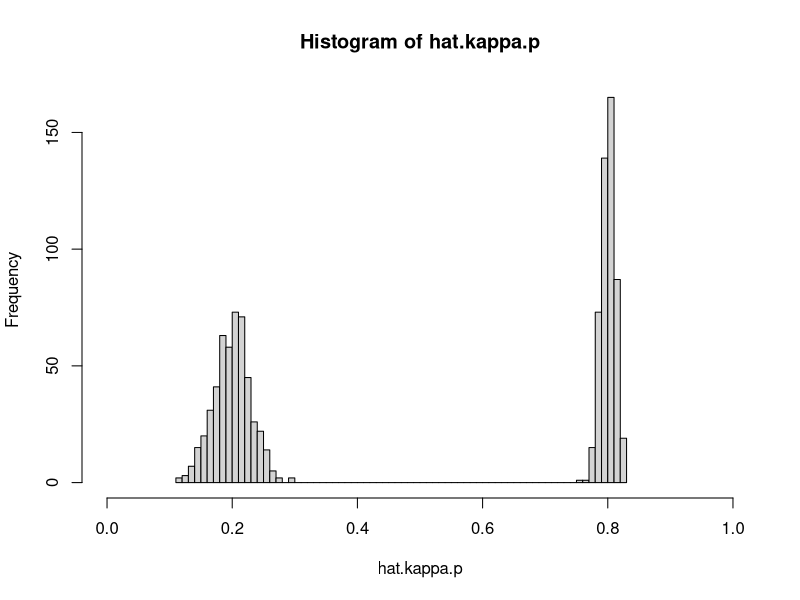
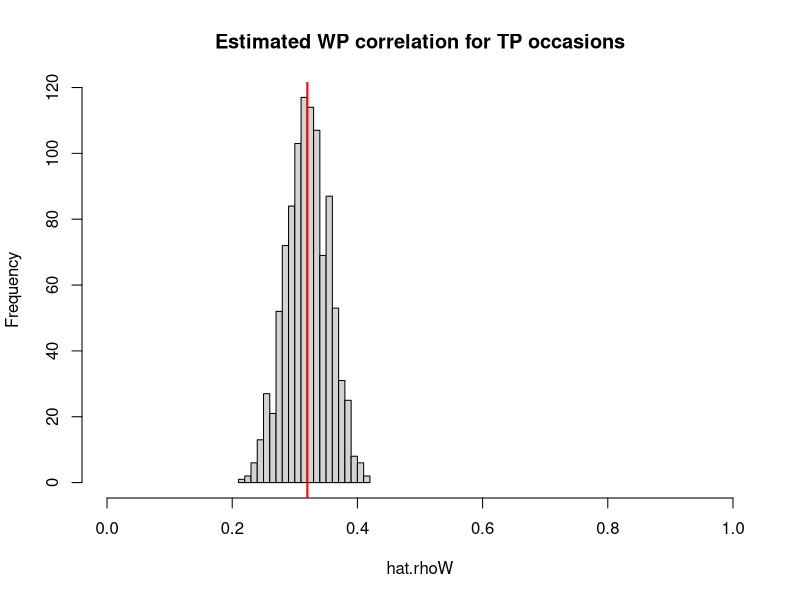
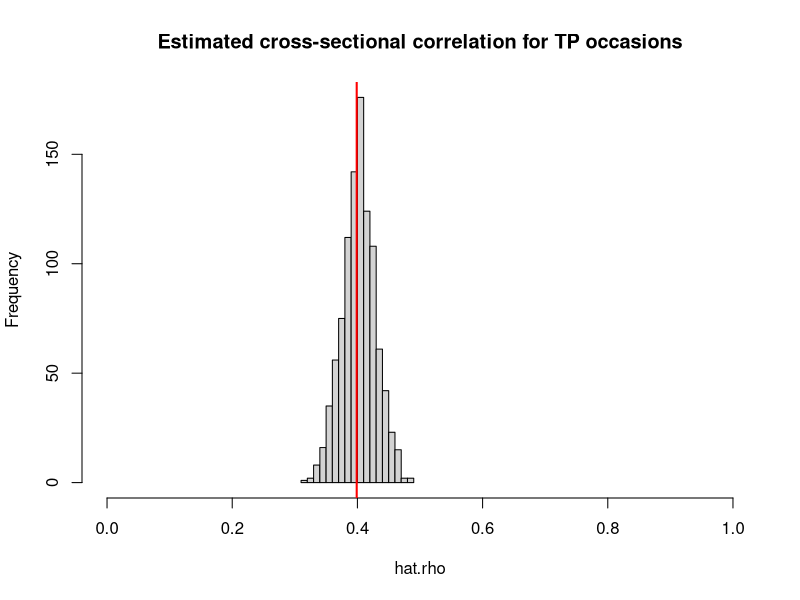
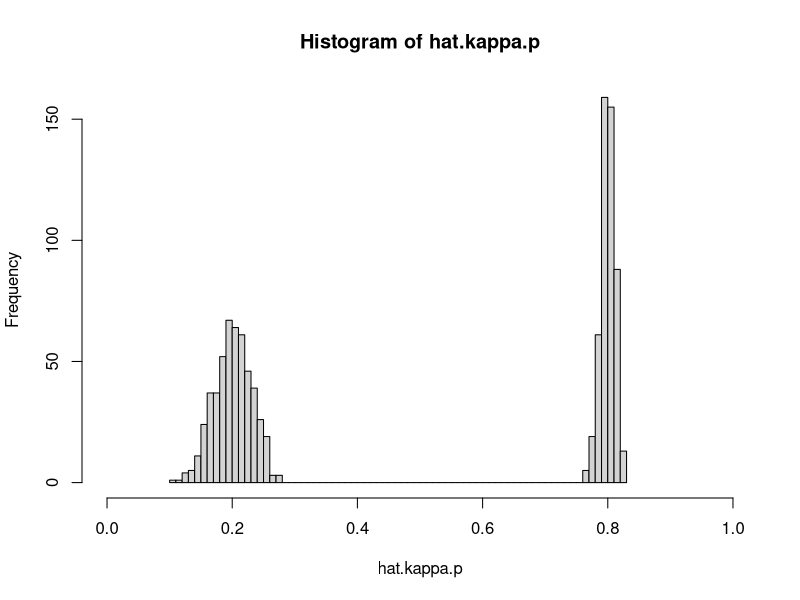
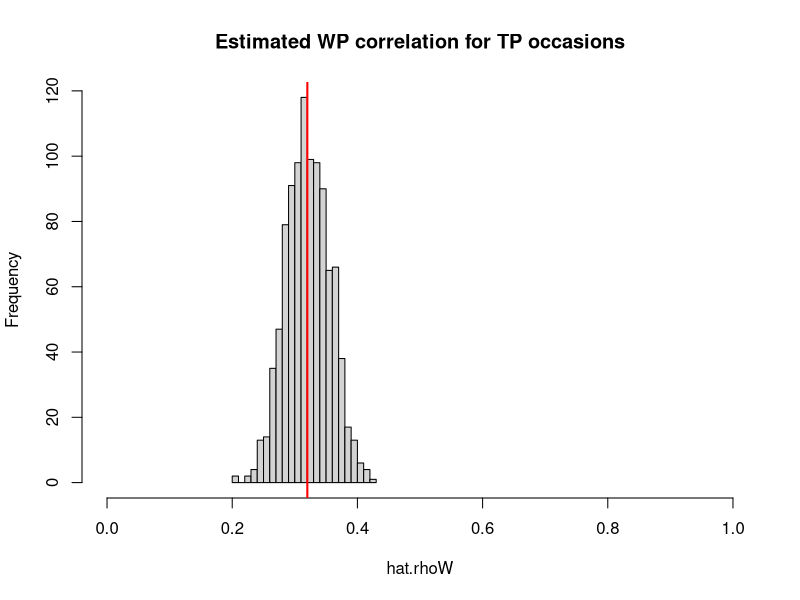
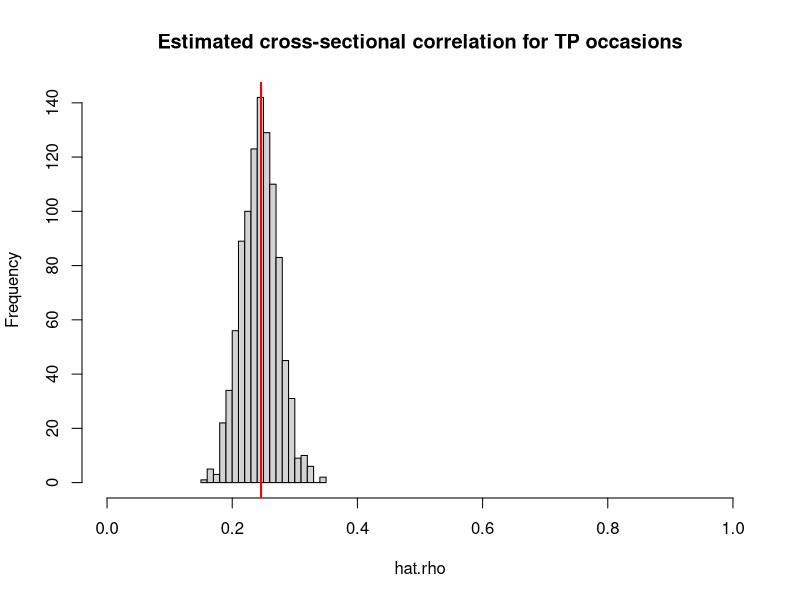
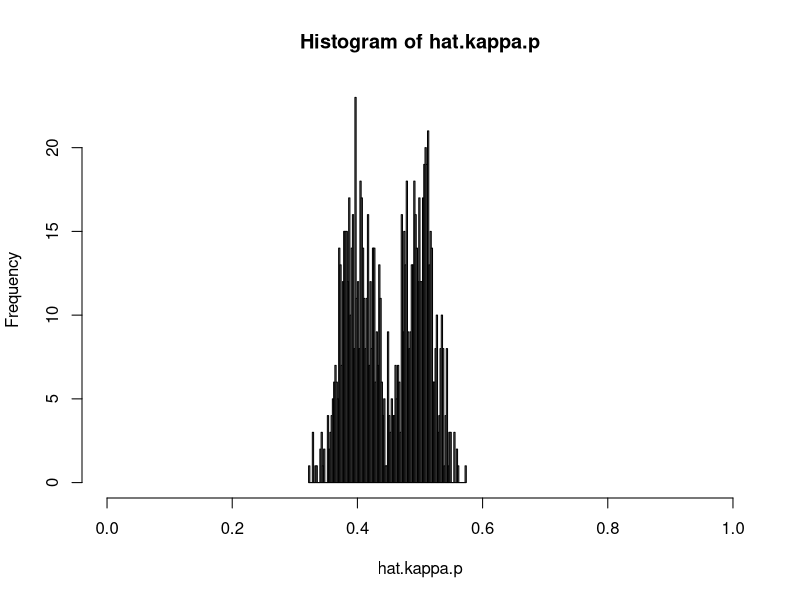
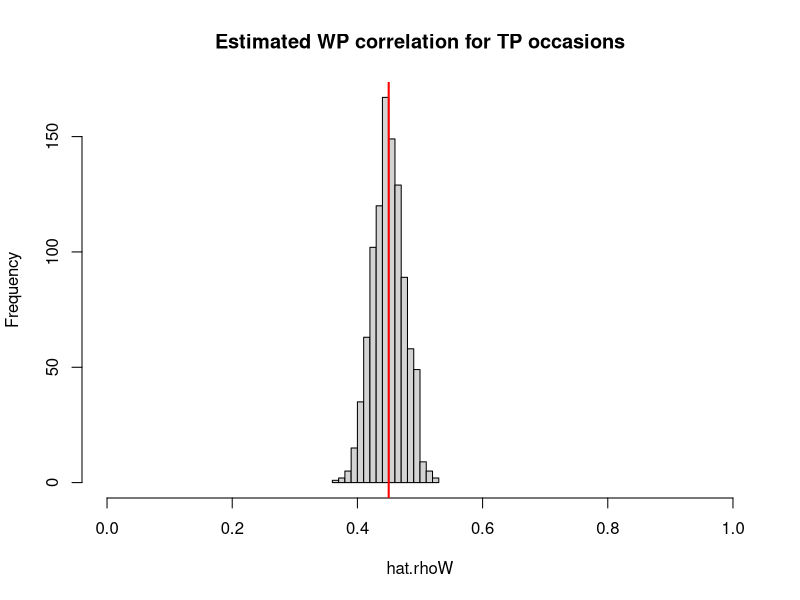

The R source for these figures, in order:
## ---- chunk 1
# Specify two person-specific covariance matrices for two subpopulations
cov.mat1 <- matrix(c(1.25,1,1,1.25),2,2)
cov.mat2 <- matrix(c(5,1,1,5),2,2)
## ---- chunk 2
# The average person-specific correlation can be determined
kappa1 <- cov.mat1[2,1]/(sqrt(cov.mat1[1,1])*sqrt(cov.mat1[2,2]))
kappa2 <- cov.mat2[2,1]/(sqrt(cov.mat2[1,1])*sqrt(cov.mat2[2,2]))
kappa <- (kappa1+kappa2)/2
kappa
## ---- chunk 3
# Determine the average person-specific variances and covariance
var.wX <- (cov.mat1[1,1] + cov.mat2[1,1])/2
var.wY <- (cov.mat1[2,2] + cov.mat2[2,2])/2
cov.wXwY <- (cov.mat1[2,1]+cov.mat2[2,1])/2

# From these the within-person correlation can be computed:
rhoW <- cov.wXwY/(sqrt(var.wX)*sqrt(var.wY))
rhoW
## ---- chunk 4
# Specify the correlation at the between-person level
# and choose the intraclass correlations for X and Y
rhoB <- 0.5
icc.X <- 0.4
icc.Y <- 0.5
## ---- chunk 5
# Compute the between-person variances based on the icc's and the average 
# person-specific variances
var.bX <- icc.X*var.wX/(1-icc.X)
var.bX
var.bY <- icc.Y*var.wY/(1-icc.Y)
var.bY

# Compute the between-person covariance based on the between-person correlation
# and the between-person variances
cov.bXbY <- rhoB*sqrt(var.bX)*sqrt(var.bY)
cov.bXbY

# Place these values in a covariance matrix
cov.mat.B <- matrix(c(var.bX,cov.bXbY,cov.bXbY,var.bY),2,2)
## ---- chunk 6
# Compute the cross-sectional correlation
rho <- sqrt(icc.X)*sqrt(icc.Y)*rhoB + sqrt(1-icc.X)*sqrt(1-icc.Y)*rhoW
rho
## ---- chunk 7
library(mvtnorm)

set.seed(8427)

# Total sample size
N <- 1000   # number pf persons
TP <- 1000   # number of time points
## ---- chunk 8
# Place the between-person covariance and variances in a matrix, and use this
# to simulate the person-specific means (between-person components)
cov.mat.B <- matrix(c(var.bX,cov.bXbY,cov.bXbY,var.bY),2,2)
means.XY <- rmvnorm(N,mean = c(0,0),sigma = cov.mat.B)
cov(means.XY) 
cor(means.XY)
## ---- chunk 9
# Create two matrices to contain the scores on X and Y 
# for TP repeated measures (rows) and for N persons (columns)
X <- matrix(,TP,N)
Y <- matrix(,TP,N)

## ---- chunk 10
# Create data for the first subpopulation
for (i in 1:(N/2))
{ Z <- rmvnorm(TP, mean = means.XY[i,], sigma = cov.mat1)
  X[,i] <- Z[,1] 
  Y[,i] <- Z[,2]
}

# Create data fro the second subpopulation
for (i in ((N/2)+1):N)
{ Z <- rmvnorm(TP, mean = means.XY[i,], sigma = cov.mat2)
  X[,i] <- Z[,1]
  Y[,i] <- Z[,2]
}
## ---- chunk 11
# Create matrices to contain estimates of the person-specific 
# means and correlations for N persons
hat.means.XY <- matrix(,N,2)
hat.kappa.p <- matrix(,N,1)
## ---- chunk 12
# Create matrices to contain estimates of the person-specific 
# means and correlations for N persons
for (p in 1:N)
{ Xp <- X[,p]
  Yp <- Y[,p]
  hat.means.XY[p,] <- c(mean(Xp),mean(Yp))
  hat.kappa.p[p,1] <- cor(Xp,Yp)
}
# Average person-specific correlation:
mean(hat.kappa.p)
# Compare to true value:
kappa
# Histogram
hist(hat.kappa.p, breaks=100, xlim=c(0,1))
## ---- chunk 13
# Average person-specific correlation:
mean(hat.kappa.p)
# Compare to true value:
kappa
## ---- chunk 14
# Between-person correlation 
cor(hat.means.XY)
# Compare to true value:
rhoB
## ---- chunk 15
# Create matrices to contain estimates of the within-person correlation 
# and the cross-sectional correlation
hat.rhoW <- matrix(,TP,1)
hat.rho <- matrix(,TP,1)
## ---- chunk 16
# Create matrices to contain estimates of the person-specific 
# means and correlations for N persons
for (t in 1:TP)
{ Xt <- X[t,]
  Yt <- Y[t,]
  WXt <- X[t,] - hat.means.XY[,1]
  WYt <- Y[t,] - hat.means.XY[,2]
  hat.rhoW[t,] <- cor(WXt,WYt)
  hat.rho[t,] <- cor(Xt,Yt)
}
# Average person-specific correlation:
mean(hat.rhoW)
mean(hat.rho)

hist(hat.rhoW, breaks=20, xlim=c(0,1), 
     main="Estimated WP correlation for TP occasions")
abline(v=rhoW, col="red", lwd=2)
hist(hat.rho, breaks=20, xlim=c(0,1), 
     main="Estimated cross-sectional correlation for TP occasions")
abline(v=rho, col="red", lwd=2)
## ---- chunk 17
# Cross-sectional correlation for the first wave (reported in the paper)
hat.rho[1,1]

## ---- chunk 18
# Specify two person-specific covariance matrices for two subpopulations
cov.mat1 <- matrix(c(1.25,1,1,1.25),2,2)
cov.mat2 <- matrix(c(5,1,1,5),2,2)
## ---- chunk 19
# The average person-specific correlation can be determined
kappa1 <- cov.mat1[2,1]/(sqrt(cov.mat1[1,1])*sqrt(cov.mat1[2,2]))
kappa2 <- cov.mat2[2,1]/(sqrt(cov.mat2[1,1])*sqrt(cov.mat2[2,2]))
kappa <- (kappa1+kappa2)/2
kappa
## ---- chunk 20
# Determine the average person-specific variances and covariance
var.wX <- (cov.mat1[1,1] + cov.mat2[1,1])/2
var.wY <- (cov.mat1[2,2] + cov.mat2[2,2])/2
cov.wXwY <- (cov.mat1[2,1]+cov.mat2[2,1])/2

# From these the within-person correlation can be computed:
rhoW <- cov.wXwY/(sqrt(var.wX)*sqrt(var.wY))
rhoW
## ---- chunk 21
# Specify the correlation at the between-person level
# and choose the intraclass correlations for X and Y
rhoB <- 0.5
icc.X <- 0.1
icc.Y <- 0.9
## ---- chunk 22
# Compute the between-person variances based on the icc's and the average 
# person-specific variances
var.bX <- icc.X*var.wX/(1-icc.X)
var.bX
var.bY <- icc.Y*var.wY/(1-icc.Y)
var.bY

# Compute the between-person covariance based on the between-person correlation
# and the between-person variances
cov.bXbY <- rhoB*sqrt(var.bX)*sqrt(var.bY)
cov.bXbY

# Place these values in a covariance matrix
cov.mat.B <- matrix(c(var.bX,cov.bXbY,cov.bXbY,var.bY),2,2)
## ---- chunk 23
# Compute the cross-sectional correlation
rho <- sqrt(icc.X)*sqrt(icc.Y)*rhoB + sqrt(1-icc.X)*sqrt(1-icc.Y)*rhoW
rho
## ---- chunk 24
set.seed(3482)

# Total sample size
N <- 1000   # number pf persons
TP <- 1000   # number of time points
## ---- chunk 25
# Place the between-person covariance and variances in a matrix, and use this
# to simulate the person-specific means (between-person components)
cov.mat.B <- matrix(c(var.bX,cov.bXbY,cov.bXbY,var.bY),2,2)
means.XY <- rmvnorm(N,mean = c(0,0),sigma = cov.mat.B)
cov(means.XY) 
cor(means.XY)
## ---- chunk 26
# Create two matrices to contain the scores on X and Y 
# for TP repeated measures (rows) and for N persons (columns)
X <- matrix(,TP,N)
Y <- matrix(,TP,N)

## ---- chunk 27
# Create data for the first subpopulation
for (i in 1:(N/2))
{ Z <- rmvnorm(TP, mean = means.XY[i,], sigma = cov.mat1)
  X[,i] <- Z[,1] 
  Y[,i] <- Z[,2]
}

# Create data fro the second subpopulation
for (i in ((N/2)+1):N)
{ Z <- rmvnorm(TP, mean = means.XY[i,], sigma = cov.mat2)
  X[,i] <- Z[,1]
  Y[,i] <- Z[,2]
}
## ---- chunk 28
# Create matrices to contain estimates of the person-specific 
# means and correlations for N persons
hat.means.XY <- matrix(,N,2)
hat.kappa.p <- matrix(,N,1)
## ---- chunk 29
# Create matrices to contain estimates of the person-specific 
# means and correlations for N persons
for (p in 1:N)
{ Xp <- X[,p]
  Yp <- Y[,p]
  hat.means.XY[p,] <- c(mean(Xp),mean(Yp))
  hat.kappa.p[p,1] <- cor(Xp,Yp)
}
# Average person-specific correlation:
mean(hat.kappa.p)
# Compare to true value:
kappa
# Histogram
hist(hat.kappa.p, breaks=100, xlim=c(0,1))
## ---- chunk 30
# Average person-specific correlation:
mean(hat.kappa.p)
# Compare to true value:
kappa
## ---- chunk 31
# Between-person correlation 
cor(hat.means.XY)
# Compare to true value:
rhoB
## ---- chunk 32
# Create matrices to contain estimates of the within-person correlation 
# and the cross-sectional correlation
hat.rhoW <- matrix(,TP,1)
hat.rho <- matrix(,TP,1)
## ---- chunk 33
# Create matrices to contain estimates of the person-specific 
# means and correlations for N persons
for (t in 1:TP)
{ Xt <- X[t,]
  Yt <- Y[t,]
  WXt <- X[t,] - hat.means.XY[,1]
  WYt <- Y[t,] - hat.means.XY[,2]
  hat.rhoW[t,] <- cor(WXt,WYt)
  hat.rho[t,] <- cor(Xt,Yt)
}
# Average person-specific correlation:
mean(hat.rhoW)
mean(hat.rho)

hist(hat.rhoW, breaks=20, xlim=c(0,1), 
     main="Estimated WP correlation for TP occasions")
abline(v=rhoW, col="red", lwd=2)
hist(hat.rho, breaks=20, xlim=c(0,1), 
     main="Estimated cross-sectional correlation for TP occasions")
abline(v=rho, col="red", lwd=2)
## ---- chunk 34
# Cross-sectional correlation for the first wave (reported in the paper)
hat.rho[1,1]

## ---- chunk 35
# Specify two person-specific covariance matrices for two subpopulations
cov.mat1 <- matrix(c(10,5,5,10),2,2)
cov.mat2 <- matrix(c(10,4,4,10),2,2)
## ---- chunk 36
# The average person-specific correlation can be determined
kappa1 <- cov.mat1[2,1]/(sqrt(cov.mat1[1,1])*sqrt(cov.mat1[2,2]))
kappa2 <- cov.mat2[2,1]/(sqrt(cov.mat2[1,1])*sqrt(cov.mat2[2,2]))
kappa <- (kappa1+kappa2)/2
kappa
## ---- chunk 37
# Determine the average person-specific variances and covariance
var.wX <- (cov.mat1[1,1] + cov.mat2[1,1])/2
var.wY <- (cov.mat1[2,2] + cov.mat2[2,2])/2
cov.wXwY <- (cov.mat1[2,1]+cov.mat2[2,1])/2

# From these the within-person correlation can be computed:
rhoW <- cov.wXwY/(sqrt(var.wX)*sqrt(var.wY))
rhoW
## ---- chunk 38
# Specify the correlation at the between-person level
# and choose the intraclass correlations for X and Y
rhoB <- 0.45
icc.X <- 0.2
icc.Y <- 0.8
## ---- chunk 39
# Compute the between-person variances based on the icc's and the average 
# person-specific variances
var.bX <- icc.X*var.wX/(1-icc.X)
var.bX
var.bY <- icc.Y*var.wY/(1-icc.Y)
var.bY

# Compute the between-person covariance based on the between-person correlation
# and the between-person variances
cov.bXbY <- rhoB*sqrt(var.bX)*sqrt(var.bY)
cov.bXbY

# Place these values in a covariance matrix
cov.mat.B <- matrix(c(var.bX,cov.bXbY,cov.bXbY,var.bY),2,2)
## ---- chunk 40
# Compute the cross-sectional correlation
rho <- sqrt(icc.X)*sqrt(icc.Y)*rhoB + sqrt(1-icc.X)*sqrt(1-icc.Y)*rhoW
rho
## ---- chunk 41
set.seed(4497)

# Total sample size
N <- 1000   # number pf persons
TP <- 1000   # number of time points
## ---- chunk 42
# Place the between-person covariance and variances in a matrix, and use this
# to simulate the person-specific means (between-person components)
cov.mat.B <- matrix(c(var.bX,cov.bXbY,cov.bXbY,var.bY),2,2)
means.XY <- rmvnorm(N,mean = c(0,0),sigma = cov.mat.B)
cov(means.XY) 
cor(means.XY)
## ---- chunk 43
# Create two matrices to contain the scores on X and Y 
# for TP repeated measures (rows) and for N persons (columns)
X <- matrix(,TP,N)
Y <- matrix(,TP,N)

## ---- chunk 44
# Create data for the first subpopulation
for (i in 1:(N/2))
{ Z <- rmvnorm(TP, mean = means.XY[i,], sigma = cov.mat1)
  X[,i] <- Z[,1] 
  Y[,i] <- Z[,2]
}

# Create data fro the second subpopulation
for (i in ((N/2)+1):N)
{ Z <- rmvnorm(TP, mean = means.XY[i,], sigma = cov.mat2)
  X[,i] <- Z[,1]
  Y[,i] <- Z[,2]
}
## ---- chunk 45
# Create matrices to contain estimates of the person-specific 
# means and correlations for N persons
hat.means.XY <- matrix(,N,2)
hat.kappa.p <- matrix(,N,1)
## ---- chunk 46
# Create matrices to contain estimates of the person-specific 
# means and correlations for N persons
for (p in 1:N)
{ Xp <- X[,p]
  Yp <- Y[,p]
  hat.means.XY[p,] <- c(mean(Xp),mean(Yp))
  hat.kappa.p[p,1] <- cor(Xp,Yp)
}
# Average person-specific correlation:
mean(hat.kappa.p)
# Compare to true value:
kappa
# Histogram
hist(hat.kappa.p, breaks=100, xlim=c(0,1))
## ---- chunk 47
# Average person-specific correlation:
mean(hat.kappa.p)
# Compare to true value:
kappa
## ---- chunk 48
# Between-person correlation 
cor(hat.means.XY)
# Compare to true value:
rhoB
## ---- chunk 49
# Create matrices to contain estimates of the within-person correlation 
# and the cross-sectional correlation
hat.rhoW <- matrix(,TP,1)
hat.rho <- matrix(,TP,1)
## ---- chunk 50
# Create matrices to contain estimates of the person-specific 
# means and correlations for N persons
for (t in 1:TP)
{ Xt <- X[t,]
  Yt <- Y[t,]
  WXt <- X[t,] - hat.means.XY[,1]
  WYt <- Y[t,] - hat.means.XY[,2]
  hat.rhoW[t,] <- cor(WXt,WYt)
  hat.rho[t,] <- cor(Xt,Yt)
}
# Average person-specific correlation:
mean(hat.rhoW)
mean(hat.rho)

hist(hat.rhoW, breaks=20, xlim=c(0,1), 
     main="Estimated WP correlation for TP occasions")
abline(v=rhoW, col="red", lwd=2)
hist(hat.rho, breaks=20, xlim=c(0,1), 
     main="Estimated cross-sectional correlation for TP occasions")
abline(v=rho, col="red", lwd=2)
## ---- chunk 51
# Cross-sectional correlation for the first wave (reported in the paper)
hat.rho[1,1]

## ---- chunk 52
# Specify two person-specific covariance matrices for two subpopulations
cov.mat1 <- matrix(c(2,1,1,2),2,2)
cov.mat2 <- matrix(c(10,5,5,10),2,2)
## ---- chunk 53
# The average person-specific correlation can be determined
kappa1 <- cov.mat1[2,1]/(sqrt(cov.mat1[1,1])*sqrt(cov.mat1[2,2]))
kappa2 <- cov.mat2[2,1]/(sqrt(cov.mat2[1,1])*sqrt(cov.mat2[2,2]))
kappa <- (kappa1+kappa2)/2
kappa
## ---- chunk 54
# Determine the average person-specific variances and covariance
var.wX <- (cov.mat1[1,1] + cov.mat2[1,1])/2
var.wY <- (cov.mat1[2,2] + cov.mat2[2,2])/2
cov.wXwY <- (cov.mat1[2,1]+cov.mat2[2,1])/2

# From these the within-person correlation can be computed:
rhoW <- cov.wXwY/(sqrt(var.wX)*sqrt(var.wY))
rhoW
## ---- chunk 55
# Specify the correlation at the between-person level
# and choose the intraclass correlations for X and Y
rhoB <- 0.5
icc.X <- 0.2
icc.Y <- 0.8
## ---- chunk 56
# Compute the between-person variances based on the icc's and the average 
# person-specific variances
var.bX <- icc.X*var.wX/(1-icc.X)
var.bX
var.bY <- icc.Y*var.wY/(1-icc.Y)
var.bY

# Compute the between-person covariance based on the between-person correlation
# and the between-person variances
cov.bXbY <- rhoB*sqrt(var.bX)*sqrt(var.bY)
cov.bXbY

# Place these values in a covariance matrix
cov.mat.B <- matrix(c(var.bX,cov.bXbY,cov.bXbY,var.bY),2,2)
## ---- chunk 57
# Compute the cross-sectional correlation
rho <- sqrt(icc.X)*sqrt(icc.Y)*rhoB + sqrt(1-icc.X)*sqrt(1-icc.Y)*rhoW
rho
## ---- chunk 58
set.seed(9517)

# Total sample size
N <- 1000   # number pf persons
TP <- 1000   # number of time points
## ---- chunk 59
# Place the between-person covariance and variances in a matrix, and use this
# to simulate the person-specific means (between-person components)
cov.mat.B <- matrix(c(var.bX,cov.bXbY,cov.bXbY,var.bY),2,2)
means.XY <- rmvnorm(N,mean = c(0,0),sigma = cov.mat.B)
cov(means.XY) 
cor(means.XY)
## ---- chunk 60
# Create two matrices to contain the scores on X and Y 
# for TP repeated measures (rows) and for N persons (columns)
X <- matrix(,TP,N)
Y <- matrix(,TP,N)

## ---- chunk 61
# Create data for the first subpopulation
for (i in 1:(N/2))
{ Z <- rmvnorm(TP, mean = means.XY[i,], sigma = cov.mat1)
  X[,i] <- Z[,1] 
  Y[,i] <- Z[,2]
}

# Create data fro the second subpopulation
for (i in ((N/2)+1):N)
{ Z <- rmvnorm(TP, mean = means.XY[i,], sigma = cov.mat2)
  X[,i] <- Z[,1]
  Y[,i] <- Z[,2]
}
## ---- chunk 62
# Create matrices to contain estimates of the person-specific 
# means and correlations for N persons
hat.means.XY <- matrix(,N,2)
hat.kappa.p <- matrix(,N,1)
## ---- chunk 63
# Create matrices to contain estimates of the person-specific 
# means and correlations for N persons
for (p in 1:N)
{ Xp <- X[,p]
  Yp <- Y[,p]
  hat.means.XY[p,] <- c(mean(Xp),mean(Yp))
  hat.kappa.p[p,1] <- cor(Xp,Yp)
}
# Average person-specific correlation:
mean(hat.kappa.p)
# Compare to true value:
kappa
# Histogram
hist(hat.kappa.p, breaks=100, xlim=c(0,1))
## ---- chunk 64
# Average person-specific correlation:
mean(hat.kappa.p)
# Compare to true value:
kappa
## ---- chunk 65
# Between-person correlation 
cor(hat.means.XY)
# Compare to true value:
rhoB
## ---- chunk 66
# Create matrices to contain estimates of the within-person correlation 
# and the cross-sectional correlation
hat.rhoW <- matrix(,TP,1)
hat.rho <- matrix(,TP,1)
## ---- chunk 67
# Create matrices to contain estimates of the person-specific 
# means and correlations for N persons
for (t in 1:TP)
{ Xt <- X[t,]
  Yt <- Y[t,]
  WXt <- X[t,] - hat.means.XY[,1]
  WYt <- Y[t,] - hat.means.XY[,2]
  hat.rhoW[t,] <- cor(WXt,WYt)
  hat.rho[t,] <- cor(Xt,Yt)
}
# Average person-specific correlation:
mean(hat.rhoW)
mean(hat.rho)

hist(hat.rhoW, breaks=20, xlim=c(0,1), 
     main="Estimated WP correlation for TP occasions")
abline(v=rhoW, col="red", lwd=2)
hist(hat.rho, breaks=20, xlim=c(0,1), 
     main="Estimated cross-sectional correlation for TP occasions")
abline(v=rho, col="red", lwd=2)
## ---- chunk 68
# Cross-sectional correlation for the first wave (reported in the paper)
hat.rho[1,1]

## ---- chunk 69
# Specify two person-specific covariance matrices for two subpopulations
cov.mat1 <- matrix(c(1.25,1,1,1.25),2,2)
cov.mat2 <- matrix(c(5,1,1,5),2,2)
## ---- chunk 70
# The average person-specific correlation can be determined
kappa1 <- cov.mat1[2,1]/(sqrt(cov.mat1[1,1])*sqrt(cov.mat1[2,2]))
kappa2 <- cov.mat2[2,1]/(sqrt(cov.mat2[1,1])*sqrt(cov.mat2[2,2]))
kappa <- (kappa1+kappa2)/2
kappa
## ---- chunk 71
# Determine the average person-specific variances and covariance
var.wX <- (cov.mat1[1,1] + cov.mat2[1,1])/2
var.wY <- (cov.mat1[2,2] + cov.mat2[2,2])/2
cov.wXwY <- (cov.mat1[2,1]+cov.mat2[2,1])/2

# From these the within-person correlation can be computed:
rhoW <- cov.wXwY/(sqrt(var.wX)*sqrt(var.wY))
rhoW
## ---- chunk 72
# Specify the correlation at the between-person level
# and choose the intraclass correlations for X and Y
rhoB <- 0
icc.X <- 0
icc.Y <- 0
## ---- chunk 73
# Compute the between-person variances based on the icc's and the average 
# person-specific variances
var.bX <- icc.X*var.wX/(1-icc.X)
var.bX
var.bY <- icc.Y*var.wY/(1-icc.Y)
var.bY

# Compute the between-person covariance based on the between-person correlation
# and the between-person variances
cov.bXbY <- rhoB*sqrt(var.bX)*sqrt(var.bY)
cov.bXbY

# Place these values in a covariance matrix
cov.mat.B <- matrix(c(var.bX,cov.bXbY,cov.bXbY,var.bY),2,2)
## ---- chunk 74
# Compute the cross-sectional correlation
rho <- sqrt(icc.X)*sqrt(icc.Y)*rhoB + sqrt(1-icc.X)*sqrt(1-icc.Y)*rhoW
rho
## ---- chunk 75
set.seed(5276)

# Total sample size
N <- 1000   # number pf persons
TP <- 1000   # number of time points
## ---- chunk 76
# Place the between-person covariance and variances in a matrix, and use this
# to simulate the person-specific means (between-person components)
cov.mat.B <- matrix(c(var.bX,cov.bXbY,cov.bXbY,var.bY),2,2)
means.XY <- rmvnorm(N,mean = c(0,0),sigma = cov.mat.B)
cov(means.XY) 
cor(means.XY)
## ---- chunk 77
# Create two matrices to contain the scores on X and Y 
# for TP repeated measures (rows) and for N persons (columns)
X <- matrix(,TP,N)
Y <- matrix(,TP,N)

## ---- chunk 78
# Create data for the first subpopulation
for (i in 1:(N/2))
{ Z <- rmvnorm(TP, mean = means.XY[i,], sigma = cov.mat1)
  X[,i] <- Z[,1] 
  Y[,i] <- Z[,2]
}

# Create data fro the second subpopulation
for (i in ((N/2)+1):N)
{ Z <- rmvnorm(TP, mean = means.XY[i,], sigma = cov.mat2)
  X[,i] <- Z[,1]
  Y[,i] <- Z[,2]
}
## ---- chunk 79
# Create matrices to contain estimates of the person-specific 
# means and correlations for N persons
hat.means.XY <- matrix(,N,2)
hat.kappa.p <- matrix(,N,1)
## ---- chunk 80
# Create matrices to contain estimates of the person-specific 
# means and correlations for N persons
for (p in 1:N)
{ Xp <- X[,p]
  Yp <- Y[,p]
  hat.means.XY[p,] <- c(mean(Xp),mean(Yp))
  hat.kappa.p[p,1] <- cor(Xp,Yp)
}
# Average person-specific correlation:
mean(hat.kappa.p)
# Compare to true value:
kappa
# Histogram
hist(hat.kappa.p, breaks=100, xlim=c(0,1))
## ---- chunk 81
# Average person-specific correlation:
mean(hat.kappa.p)
# Compare to true value:
kappa
## ---- chunk 82
# Between-person correlation 
cor(hat.means.XY)
# Compare to true value:
rhoB
## ---- chunk 83
# Create matrices to contain estimates of the within-person correlation 
# and the cross-sectional correlation
hat.rhoW <- matrix(,TP,1)
hat.rho <- matrix(,TP,1)
## ---- chunk 84
# Create matrices to contain estimates of the person-specific 
# means and correlations for N persons
for (t in 1:TP)
{ Xt <- X[t,]
  Yt <- Y[t,]
  WXt <- X[t,] - hat.means.XY[,1]
  WYt <- Y[t,] - hat.means.XY[,2]
  hat.rhoW[t,] <- cor(WXt,WYt)
  hat.rho[t,] <- cor(Xt,Yt)
}
# Average person-specific correlation:
mean(hat.rhoW)
mean(hat.rho)

hist(hat.rhoW, breaks=20, xlim=c(0,1), 
     main="Estimated WP correlation for TP occasions")
abline(v=rhoW, col="red", lwd=2)
hist(hat.rho, breaks=20, xlim=c(0,1), 
     main="Estimated cross-sectional correlation for TP occasions")
abline(v=rho, col="red", lwd=2)
## ---- chunk 85
# Cross-sectional correlation for the first wave (reported in the paper)
hat.rho[1,1]

## ---- chunk 86
# Specify two person-specific covariance matrices for two subpopulations
cov.mat1 <- matrix(c(1.25,1,1,1.25),2,2)
cov.mat2 <- matrix(c(5,1,1,5),2,2)
## ---- chunk 87
# The average person-specific correlation can be determined
kappa1 <- cov.mat1[2,1]/(sqrt(cov.mat1[1,1])*sqrt(cov.mat1[2,2]))
kappa2 <- cov.mat2[2,1]/(sqrt(cov.mat2[1,1])*sqrt(cov.mat2[2,2]))
kappa <- (kappa1+kappa2)/2
kappa
## ---- chunk 88
# Determine the average person-specific variances and covariance
var.wX <- (cov.mat1[1,1] + cov.mat2[1,1])/2
var.wY <- (cov.mat1[2,2] + cov.mat2[2,2])/2
cov.wXwY <- (cov.mat1[2,1]+cov.mat2[2,1])/2

# From these the within-person correlation can be computed:
rhoW <- cov.wXwY/(sqrt(var.wX)*sqrt(var.wY))
rhoW
## ---- chunk 89
# Specify the correlation at the between-person level
# and choose the intraclass correlations for X and Y
rhoB <- 0
icc.X <- 0.4
icc.Y <- 0.5
## ---- chunk 90
# Compute the between-person variances based on the icc's and the average 
# person-specific variances
var.bX <- icc.X*var.wX/(1-icc.X)
var.bX
var.bY <- icc.Y*var.wY/(1-icc.Y)
var.bY

# Compute the between-person covariance based on the between-person correlation
# and the between-person variances
cov.bXbY <- rhoB*sqrt(var.bX)*sqrt(var.bY)
cov.bXbY

# Place these values in a covariance matrix
cov.mat.B <- matrix(c(var.bX,cov.bXbY,cov.bXbY,var.bY),2,2)
## ---- chunk 91
# Compute the cross-sectional correlation
rho <- sqrt(icc.X)*sqrt(icc.Y)*rhoB + sqrt(1-icc.X)*sqrt(1-icc.Y)*rhoW
rho
## ---- chunk 92
set.seed(7517)

# Total sample size
N <- 1000   # number pf persons
TP <- 1000   # number of time points
## ---- chunk 93
# Place the between-person covariance and variances in a matrix, and use this
# to simulate the person-specific means (between-person components)
cov.mat.B <- matrix(c(var.bX,cov.bXbY,cov.bXbY,var.bY),2,2)
means.XY <- rmvnorm(N,mean = c(0,0),sigma = cov.mat.B)
cov(means.XY) 
cor(means.XY)
## ---- chunk 94
# Create two matrices to contain the scores on X and Y 
# for TP repeated measures (rows) and for N persons (columns)
X <- matrix(,TP,N)
Y <- matrix(,TP,N)

## ---- chunk 95
# Create data for the first subpopulation
for (i in 1:(N/2))
{ Z <- rmvnorm(TP, mean = means.XY[i,], sigma = cov.mat1)
  X[,i] <- Z[,1] 
  Y[,i] <- Z[,2]
}

# Create data fro the second subpopulation
for (i in ((N/2)+1):N)
{ Z <- rmvnorm(TP, mean = means.XY[i,], sigma = cov.mat2)
  X[,i] <- Z[,1]
  Y[,i] <- Z[,2]
}
## ---- chunk 96
# Create matrices to contain estimates of the person-specific 
# means and correlations for N persons
hat.means.XY <- matrix(,N,2)
hat.kappa.p <- matrix(,N,1)
## ---- chunk 97
# Create matrices to contain estimates of the person-specific 
# means and correlations for N persons
for (p in 1:N)
{ Xp <- X[,p]
  Yp <- Y[,p]
  hat.means.XY[p,] <- c(mean(Xp),mean(Yp))
  hat.kappa.p[p,1] <- cor(Xp,Yp)
}
# Average person-specific correlation:
mean(hat.kappa.p)
# Compare to true value:
kappa
# Histogram
hist(hat.kappa.p, breaks=100, xlim=c(0,1))
## ---- chunk 98
# Average person-specific correlation:
mean(hat.kappa.p)
# Compare to true value:
kappa
## ---- chunk 99
# Between-person correlation 
cor(hat.means.XY)
# Compare to true value:
rhoB
## ---- chunk 100
# Create matrices to contain estimates of the within-person correlation 
# and the cross-sectional correlation
hat.rhoW <- matrix(,TP,1)
hat.rho <- matrix(,TP,1)
## ---- chunk 101
# Create matrices to contain estimates of the person-specific 
# means and correlations for N persons
for (t in 1:TP)
{ Xt <- X[t,]
  Yt <- Y[t,]
  WXt <- X[t,] - hat.means.XY[,1]
  WYt <- Y[t,] - hat.means.XY[,2]
  hat.rhoW[t,] <- cor(WXt,WYt)
  hat.rho[t,] <- cor(Xt,Yt)
}
# Average person-specific correlation:
mean(hat.rhoW)
mean(hat.rho)

hist(hat.rhoW, breaks=20, xlim=c(0,1), 
     main="Estimated WP correlation for TP occasions")
abline(v=rhoW, col="red", lwd=2)
hist(hat.rho, breaks=20, xlim=c(0,1), 
     main="Estimated cross-sectional correlation for TP occasions")
abline(v=rho, col="red", lwd=2)
## ---- chunk 102
# Cross-sectional correlation for the first wave (reported in the paper)
hat.rho[1,1]

